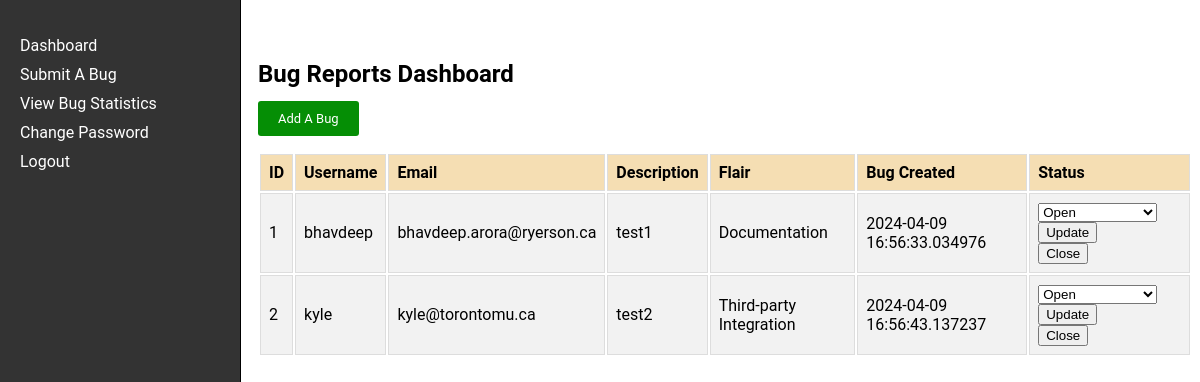
/dashboard, run on the app's committed database.
### app.py (models this page shows)
class Bug(db.Model, UserMixin):
    id = db.Column(db.Integer, primary_key=True)
    username = db.Column(db.String(20), nullable=False)
    email = db.Column(db.String(50), nullable=False)
    bug_description = db.Column(db.String(800), nullable=False)
    bug_flair = db.Column(db.String(20), nullable=True)
    bug_status = db.Column(db.String(20), nullable=True)
    timestamp = db.Column(db.DateTime, nullable=False, default=datetime.now)

### app.py (the view)
@app.route('/dashboard', methods=['GET', 'POST'])
def dashboard():
    bug_reports = Bug.query.all()
    return render_template('dashboard.html', bug_reports=bug_reports)

### templates/dashboard.html (shortened to what this page needs)
<!DOCTYPE html>
<html lang="en">
<head>
    <link rel="stylesheet" href="../static/dashboard.css">
</head>
<body>
    <div class="navbar">
        <ul>
            <li><a href="{{ url_for('dashboard') }}">Dashboard</a></li>
            <li><a href="{{ url_for('submit_bug') }}">Submit A Bug</a></li>
            <li><a href="{{ url_for('bug_graphs') }}">View Bug Statistics</a></li>
            <li><a href="{{ url_for('change_password')}}">Change Password</a></li>
            <li><a href="{{ url_for('logout') }}">Logout</a></li>
        </ul>
    </div>
    <div class="table">
        <h2>Bug Reports Dashboard</h2>
        <a href="{{ url_for('submit_bug') }}" class="add-a-bug">Add A Bug</a>
        <table class="bug-report-table">
            <tr>
                <th>ID</th>
                <th>Username</th>
                <th>Email</th>
                <th>Description</th>
                <th>Flair</th>
                <th>Bug Created</th>
                <th>Status</th>
            </tr>
            {% for bug in bug_reports %}
            <tr>
                <td>{{ bug.id }}</td>
                <td>{{ bug.username }}</td>
                <td>{{ bug.email }}</td>
                <td>{{ bug.bug_description }}</td>
                <td>{{ bug.bug_flair }}</td>
                <td>{{ bug.timestamp }}</td>
                <td>
                    <form method="POST" action="{{ url_for('update_bug_status', bug_id=bug.id) }}" onsubmit="return confirmUpdate()">
                        <select name="bug_status">
                            <option value="Open" {% if bug.bug_status == 'Open' %} selected {% endif %}>Open</option>
                        </select>
                        <input type="submit" value="Update">
                    </form>
                    <form method="POST" action="{{ url_for('close_bug', bug_id=bug.id) }}" onsubmit="return confirmClose()">
                        <input type="submit" value="Close">
                    </form>
                </td>
            </tr>
            {% endfor %}
        </table>
    </div>
</body>
</html>

### static/dashboard.css (style rules this page uses)
body { font-family: "Roboto", sans-serif; }
.navbar { width: 200px; height: 100%; position: fixed; top: 0; left: 0; background-color: #333; padding: 20px; color: white; border-right: 1px solid black; }
.navbar ul { list-style-type: none; padding: 0; }
.navbar li { margin-bottom: 10px; }
.navbar li a { color: white; text-decoration: none; }
.table { margin-left: 250px; width: calc(100% - 250px); margin-top: 60px; border-collapse: collapse; }
.table th, .table td { border: 1px solid #ddd; padding: 8px; }
.table th { background-color: wheat; text-align: left; }
.table tr:nth-child(even) { background-color: #f2f2f2; }
.table tr { background-color: #f2f2f2; }
.add-a-bug { background-color: rgb(5, 142, 5); color: #fff; border: none; border-radius: 3px; padding: 10px 20px; cursor: pointer; text-decoration: none; font-size: small; }
.bug-report-table { margin-top: 25px; }

### data on the page
Bug: id "1", username "bhavdeep", email "bhavdeep.arora@ryerson.ca", bug_description "test1", bug_flair "Documentation", timestamp "2024-04-09 16:56:33.034976", bug_status "Open"
Bug: id "2", username "kyle", email "kyle@torontomu.ca", bug_description "test2", bug_flair "Third-party Integration", timestamp "2024-04-09 16:56:43.137237", bug_status "Open"
